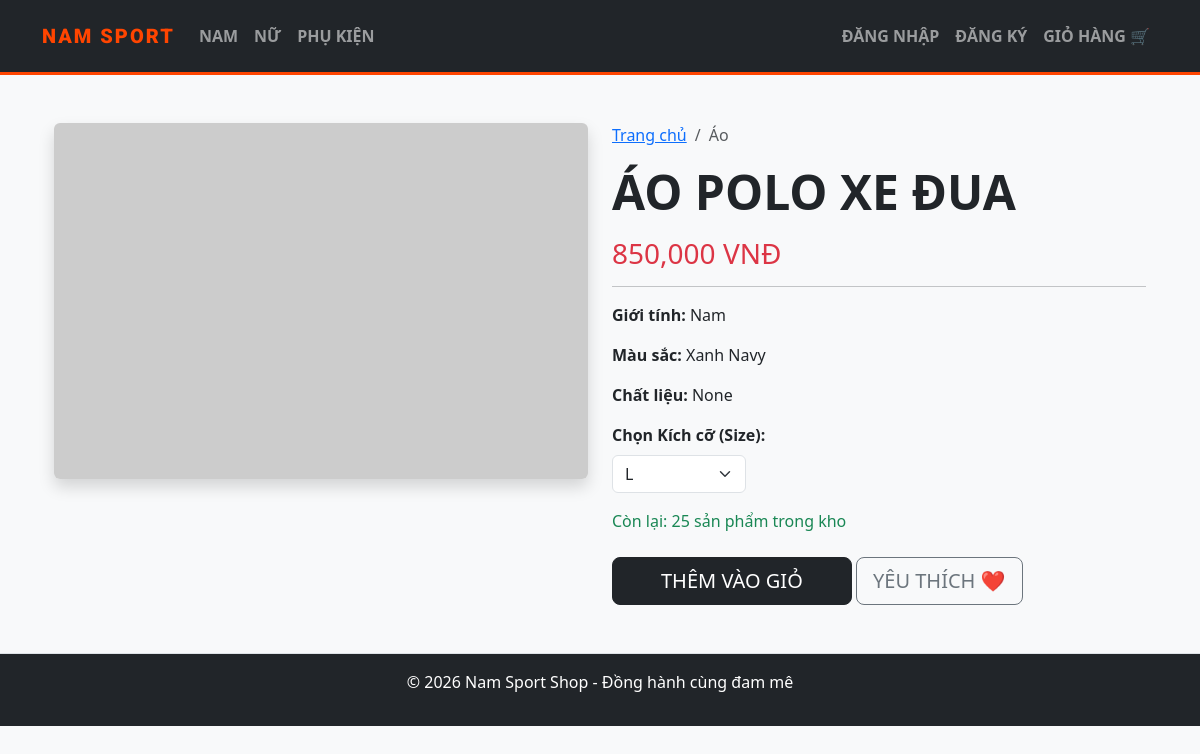
The app's page /product/3 with its own data.
### tables this page shows
CREATE TABLE products (
    id INTEGER PRIMARY KEY AUTOINCREMENT,
    name TEXT NOT NULL,
    category TEXT NOT NULL,  
    gender TEXT,            
    material TEXT,
    color TEXT,
    size TEXT,
    price real NOT NULL,     
    stock_quantity integer DEFAULT 0
, image TEXT, stock INTEGER DEFAULT 10);

### app.py (the view)
@app.route("/product/<int:product_id>")
def product_detail(product_id):
    product = db.execute("SELECT * FROM products WHERE id = ?", product_id)
    if not product:
        return "Không tìm thấy sản phẩm", 404
    return render_template("detail.html", product=product[0])

### templates/detail.html (shortened to what this page needs)
{% extends "layout.html" %} {% block main %}
<div class="container mt-5">
  <div class="row">
    <div class="col-md-6">
      <img
        src="https://via.placeholder.com/600x400"
        class="img-fluid rounded shadow"
        alt="{{ product.name }}"
      />
    </div>
    <div class="col-md-6">
      <nav aria-label="breadcrumb">
        <ol class="breadcrumb">
          <li class="breadcrumb-item"><a href="/">Trang chủ</a></li>
          <li class="breadcrumb-item active">{{ product.category }}</li>
        </ol>
      </nav>
      <h1 class="display-5 fw-bold text-uppercase">{{ product.name }}</h1>
      <h3 class="text-danger my-3">
        {{ "{:,.0f}".format(product.price) }} VNĐ
      </h3>
      <hr />
      <p><strong>Giới tính:</strong> {{ product.gender }}</p>
      <p><strong>Màu sắc:</strong> {{ product.color }}</p>
      <p><strong>Chất liệu:</strong> {{ product.material }}</p>
      <div class="mb-3">
        <label class="form-label fw-bold">Chọn Kích cỡ (Size):</label>
        <select class="form-select w-25">
          <option>{{ product.size }}</option>
        </select>
      </div>
      <p class="text-success">
         Còn lại: {{ product.stock_quantity }}
        sản phẩm trong kho
      </p>
      <form action="/cart/add" method="post" class="mt-4">
        <div class="d-grid gap-2 d-md-block">
          <button type="submit" class="btn btn-dark btn-lg px-5">
            THÊM VÀO GIỎ
          </button>
          <button type="button" class="btn btn-outline-secondary btn-lg">
            YÊU THÍCH ❤️
          </button>
        </div>
      </form>
    </div>
  </div>
</div>
{% endblock %}

### static/style.css (style rules this page uses)
body { font-family: 'Segoe UI', Tahoma, Geneva, Verdana, sans-serif; background-color: #f8f9fa; }

### records on screen
products: category "Áo", name "ÁO POLO XE ĐUA", price "850,000", gender "Nam", color "Xanh Navy", size "L", stock_quantity "25"

### other values on screen
{{ product.material }} "None"
